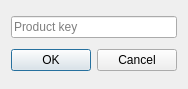
<?xml version="1.0" encoding="UTF-8"?>
<ui version="4.0">
 <class>ProductKey</class>
 <widget class="QDialog" name="ProductKey">
  <property name="geometry">
   <rect>
    <x>0</x>
    <y>0</y>
    <width>186</width>
    <height>89</height>
   </rect>
  </property>
  <property name="windowTitle">
   <string>Product key</string>
  </property>
  <property name="windowIcon">
   <iconset resource="plugins/Themes/Oxygen/interfaceResources_unix.qrc">
    <normaloff>:/Themes/Oxygen/resources/SystemTrayIcon/systray_Caught_Unix.png</normaloff>:/Themes/Oxygen/resources/SystemTrayIcon/systray_Caught_Unix.png</iconset>
  </property>
  <layout class="QVBoxLayout" name="verticalLayout">
   <item>
    <widget class="QLineEdit" name="productkey">
     <property name="placeholderText">
      <string>Product key</string>
     </property>
    </widget>
   </item>
   <item>
    <widget class="QDialogButtonBox" name="buttonBox">
     <property name="standardButtons">
      <set>QDialogButtonBox::Cancel|QDialogButtonBox::Ok</set>
     </property>
    </widget>
   </item>
  </layout>
 </widget>
 <resources>
  <include location="plugins/Themes/Oxygen/interfaceResources_unix.qrc"/>
 </resources>
 <connections/>
</ui>
